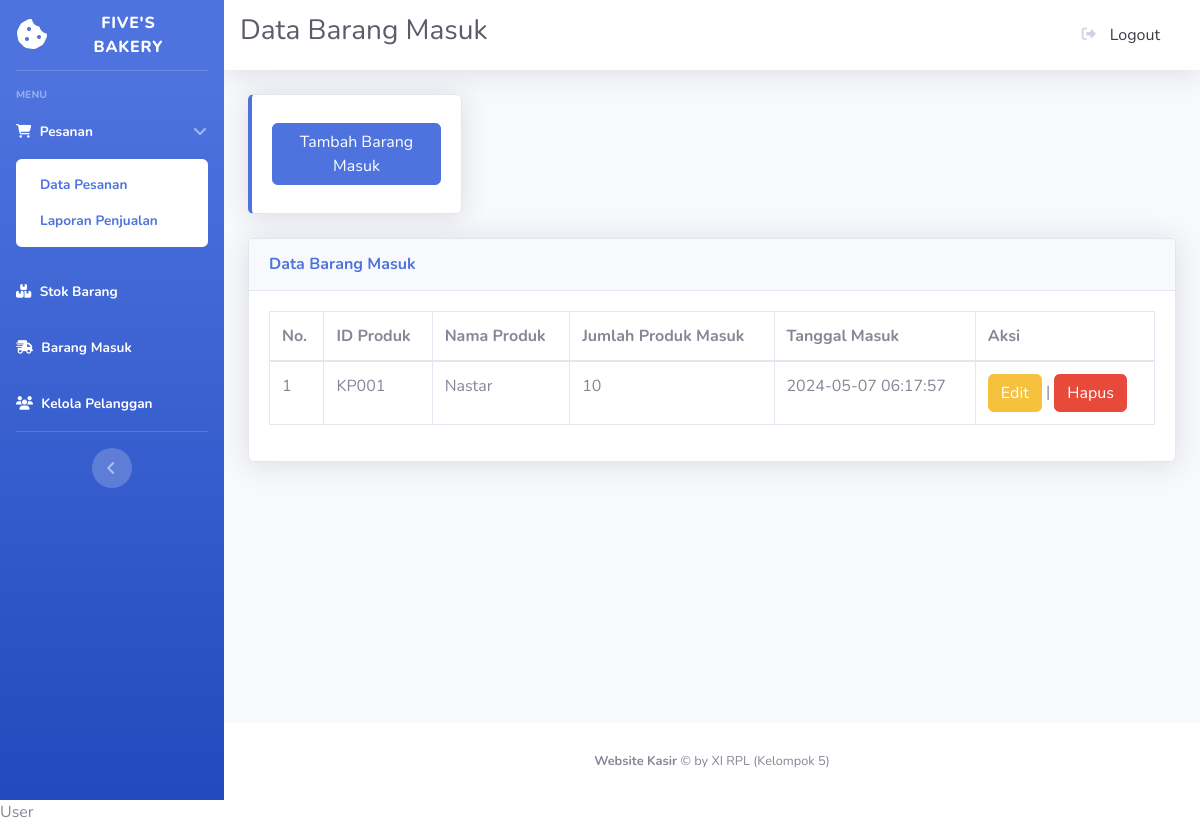
The page /masuk.php (signed in) on the database its author committed.
### tables this page shows
CREATE TABLE `produkmasuk` (
  `idmasuk` int(11) NOT NULL,
  `idproduk` int(11) NOT NULL,
  `jumlahproduk` int(11) NOT NULL,
  `tanggalmasuk` timestamp NOT NULL DEFAULT current_timestamp()
);

CREATE TABLE `produk` (
  `idproduk` int(11) NOT NULL,
  `namaproduk` varchar(255) NOT NULL,
  `hargaproduk` int(11) NOT NULL,
  `stokproduk` int(11) NOT NULL
);

### masuk.php (the view, shortened to what this page needs)
<?php
    include "ceklogin.php";
?>
<!DOCTYPE html>
<html lang="en">
<head>
    <link href="vendor/fontawesome-free/css/all.min.css" rel="stylesheet" type="text/css">
    <link rel="stylesheet" href="https://cdnjs.cloudflare.com/ajax/libs/font-awesome/6.5.2/css/all.min.css" />
    <link href="css/sb-admin-2.min.css" rel="stylesheet">
    <link href="vendor/datatables/dataTables.bootstrap4.min.css" rel="stylesheet">
</head>
<body id="page-top">
    <div id="wrapper">
        <ul class="navbar-nav bg-gradient-primary sidebar sidebar-dark accordion" id="accordionSidebar">
            <a class="sidebar-brand d-flex align-items-center justify-content-center" href="#">
                <div class="sidebar-brand-icon">
                    <i class="fa-solid fa-cookie-bite"></i>
                </div>
                <div class="sidebar-brand-text mx-3">Five's Bakery</div>
            </a>
            <hr class="sidebar-divider">
            <div class="sidebar-heading">
                Menu
            </div>
            <li class="nav-item active">
                <a class="nav-link" href="index.php" data-toggle="collapse" data-target="#collapseTwo" aria-expanded="true"
                    aria-controls="collapseTwo">
                    <i class="fa-solid fa-cart-shopping"></i>
                    <span>Pesanan</span>
                </a>
                <div id="collapseTwo" class="collapse show" aria-labelledby="headingTwo"
                    data-parent="#accordionSidebar">
                    <div class="bg-white py-2 collapse-inner rounded">
                        <a class="collapse-item active" href="index.php">Data Pesanan</a>
                        <a class="collapse-item active" href="laporan.php">Laporan Penjualan</a>
                    </div>
                </div>
            </li>
            <li class="nav-item active">
                <a class="nav-link" href="stok.php">
                    <i class="fa-solid fa-boxes-stacked"></i>
                    <span>Stok Barang</span></a>
            </li>
            <li class="nav-item active">
                <a class="nav-link" href="masuk.php">
                    <i class="fa-solid fa-truck-fast"></i>
                    <span>Barang Masuk</span></a>
            </li>
            <li class="nav-item active">
                <a class="nav-link" href="pelanggan.php">
                    <i class="fa-solid fa-users"></i>
                    <span>Kelola Pelanggan</span></a>
            </li>
            <hr class="sidebar-divider d-none d-md-block">
            <div class="text-center d-none d-md-inline">
                <button class="rounded-circle border-0" id="sidebarToggle"></button>
            </div>
        </ul>
        <div id="content-wrapper" class="d-flex flex-column">
            <div id="content">
                <nav class="navbar navbar-expand navbar-light bg-white topbar mb-4 static-top shadow">
                    <div>
                        <h1 class="h3 text-gray-800">Data Barang Masuk</h1>
                    </div>
                    <ul class="navbar-nav ml-auto">
                        <a class="dropdown-item" href="#" data-toggle="modal" data-target="#logoutModal">
                            <i class="fas fa-sign-out-alt fa-sm fa-fw mr-2 text-gray-400"></i>
                            Logout
                        </a>
                    </ul>
                </nav>
                <div class="container-fluid">
                    <div class="row">
                        <div class="col-xl-3 col-md-6 mb-4">
                            <div class="card border-left-primary shadow h-100 py-2">
                                <div class="card-body">
                                    <button type="button" class="btn btn-primary" data-toggle="modal" data-target="#myModal">Tambah Barang Masuk
                                    </button>
                                </div>
                            </div>
                        </div>
                    </div>
                    <div class="card shadow mb-4">
                        <div class="card-header py-3">
                            <h6 class="m-0 font-weight-bold text-primary">Data Barang Masuk</h6>
                        </div>
                        <div class="card-body">
                            <div class="table-responsive">
                                <table class="table table-bordered" id="dataTable" width="100%" cellspacing="0">
                                    <thead>
                                        <tr>
                                            <th>No.</th>
                                            <th>ID Produk</th>
                                            <th>Nama Produk</th>
                                            <th>Jumlah Produk Masuk</th>
                                            <th>Tanggal Masuk</th>
                                            <th>Aksi</th>
                                        </tr>
                                    </thead>
                                    <tbody>
                                        <?php
                                            $tambahbarang = mysqli_query($koneksi, "SELECT * FROM produkmasuk m, produk p WHERE m.idproduk=p.idproduk");
                                            $i = 1;
                                            while($p=mysqli_fetch_array($tambahbarang)) {
                                                $idmasuk = $p['idmasuk'];
                                                $idproduk = $p['idproduk'];
                                                $namaproduk = $p['namaproduk'];
                                                $jumlahproduk = $p['jumlahproduk'];
                                                $tanggalmasuk = $p['tanggalmasuk'];
                                            ?>
                                        <tr>
                                            <td><?=$i++;?></td>
                                            <td>KP<?=sprintf("%03d", $idproduk);?></td>
                                            <td><?=$namaproduk;?></td>
                                            <td><?=$jumlahproduk;?></td>
                                            <td><?=$tanggalmasuk;?></td>
                                            <td>
                                                <button type="button" class="btn btn-warning" data-toggle="modal" data-target="#edit<?=$idmasuk;?>">Edit
                                                </button> |
                                                <button type="button" class="btn btn-danger" data-toggle="modal" data-target="#hapus<?=$idmasuk;?>">Hapus
                                                </button>
                                            </td>
                                        </tr>
                                    <?php
                                    };
                                    ?>
                                    </tbody>
                                </table>
                            </div>
                        </div>
                    </div>
                </div>
            </div>
            <footer class="sticky-footer bg-white">
                <div class="container my-auto">
                    <div class="copyright text-center my-auto">
                        <span><b>Website Kasir</b> &copy; by XI RPL (Kelompok 5)</span>
                    </div>
                </div>
            </footer>
        </div>
    </div>
</body>
</html>

### rows shown on the page
produkmasuk: idproduk.idproduk "001", idproduk.namaproduk "Nastar", jumlahproduk "10", tanggalmasuk "2024-05-07 06:17:57"
